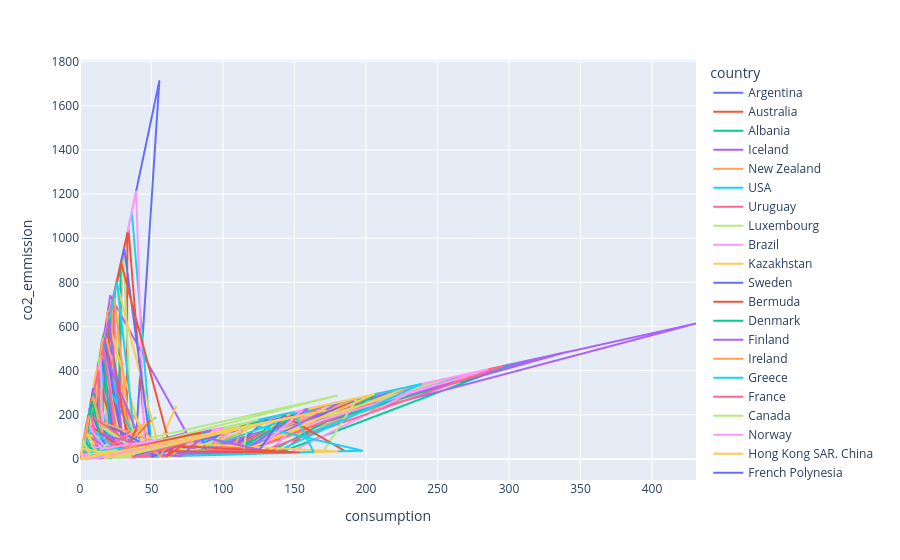

Notebook cell for this chart:
### Code cell
plt.figure(figsize = (14,7))
fig = px.line(df, x='consumption', y='co2_emmission', color='country', line_group='country')
fig.show()
plt.xticks(rotation=75);
